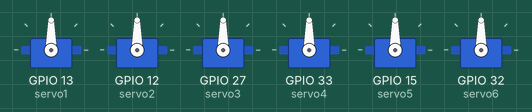
Recording of a program running on a simulated ESP32. On the bench: 6 × servo.

Above: at 0.05 s.
At 1.5 s:
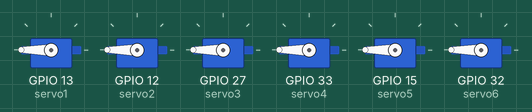
At 2.95 s:
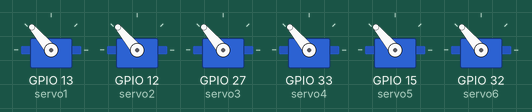
Timing chart, 0 to 5.2 s (numbered marks = the images above):
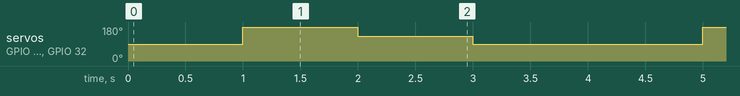

Measured:
- by itself, servo on GPIO 13 (servo1), servo on GPIO 12 (servo2), servo on GPIO 27 (servo3), servo on GPIO 33 (servo4), servo on GPIO 15 (servo5), servo on GPIO 32 (servo6): repeats every 4.0 s: 130° 1.0 s, 90° 2.0 s, 180° 1.0 s

The program:

main.cpp
```cpp
// Authors : Luidjy, Tanvir, Olivier de T, Louis

#include <Arduino.h>
#include <ESP32Servo.h>

Servo servo1,
      servo2,
      servo3,
      servo4,
      servo5,
      servo6;

void setup()
{
  servo1.attach(13);
  servo2.attach(12);
  servo3.attach(27);
  servo4.attach(33);
  servo5.attach(15);
  servo6.attach(32);
}

void loop()
{

    servo1.write(90);
    servo2.write(90);
    servo3.write(90);
    servo4.write(90);
    servo5.write(90);
    servo6.write(90);

    sleep(1);

    servo1.write(180);
    servo2.write(180);
    servo3.write(180);
    servo4.write(180);
    servo5.write(180);
    servo6.write(180);

    sleep(1);

    servo1.write(130);
    servo2.write(130);
    servo3.write(130);
    servo4.write(130);
    servo5.write(130);
    servo6.write(130);

    sleep(1);

    servo1.write(90);
    servo2.write(90);
    servo3.write(90);
    servo4.write(90);
    servo5.write(90);
    servo6.write(90);

    sleep(1);

}
```
